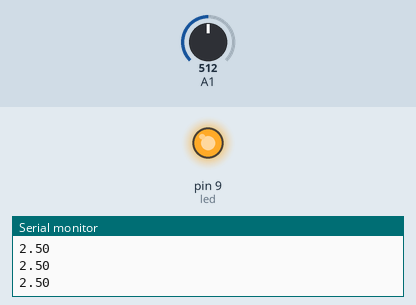
A sketch run on a simulated Arduino Uno, built with avr-gcc and run on an emulated ATmega328P. On the bench: output pins drawn as LEDs (lit = HIGH), the last lines printed to the serial monitor. The test bench sets the inputs (shaded band); at power-on: A1 = 512.

Above: at 1.2 s.
1.3 s: A1 set to 173
2.8 s: A1 set to 163
At 3.3 s:
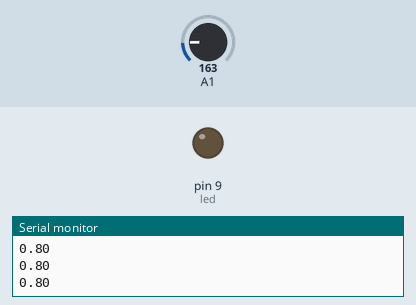
4.3 s: A1 set to 306
At 5.5 s:
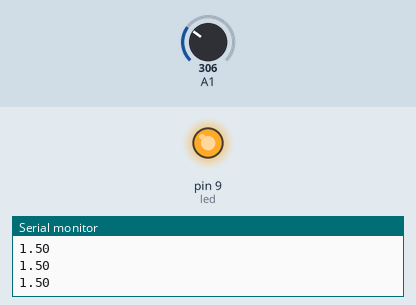
5.8 s: A1 set to 0
At 6.9 s:
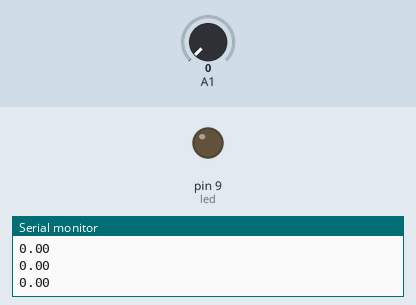
Timing chart, 0 to 8.3 s (numbered marks = the images above; inputs shaded):
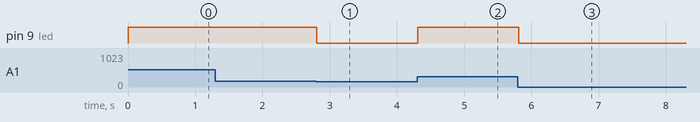

Measured:
- the behaviour switches between 164 and 163 on A1 (found by bisection; images 0 and 1)
- after the input at 2.8 s, pin 9 (led): HIGH → LOW at once
- after the input at 4.3 s, pin 9 (led): LOW → HIGH at once
- after the input at 5.8 s, pin 9 (led): HIGH → LOW at once

The sketch:

coding_pa.ino
```cpp
int led = 9;
int brightness = 0;

void setup() {
  pinMode(led, OUTPUT);  //define LED pin as an output device
  Serial.begin(9600);    //initialize serial monitor
}

void loop() {

  int sensorValue = analogRead(A1);                //creating analog read value
  float voltage = sensorValue * (5.0 / 1023.0);    //creating raw input value into readable voltage value
  Serial.println(voltage);                         //serial output for debugging
  if (voltage <= 3.2 && voltage >= 0.8) {          //first check to see the value and determine distance
    digitalWrite(led, HIGH);                       //set LED to on state
  } else if (voltage <= 0.79 && voltage >= 0.4) {  // second check to see the value and determine distance
    digitalWrite(led, HIGH);                       //set LED to on state
    delay(200);                                    //wait 200 ms
    digitalWrite(led, LOW);                        //set LED to off state
    delay(200);                                    //wait 200 ms
  } else {                                         //everyother value or distance the LED is in an off state
    digitalWrite(led, LOW);                        //set LED to off state
  }
}
```
